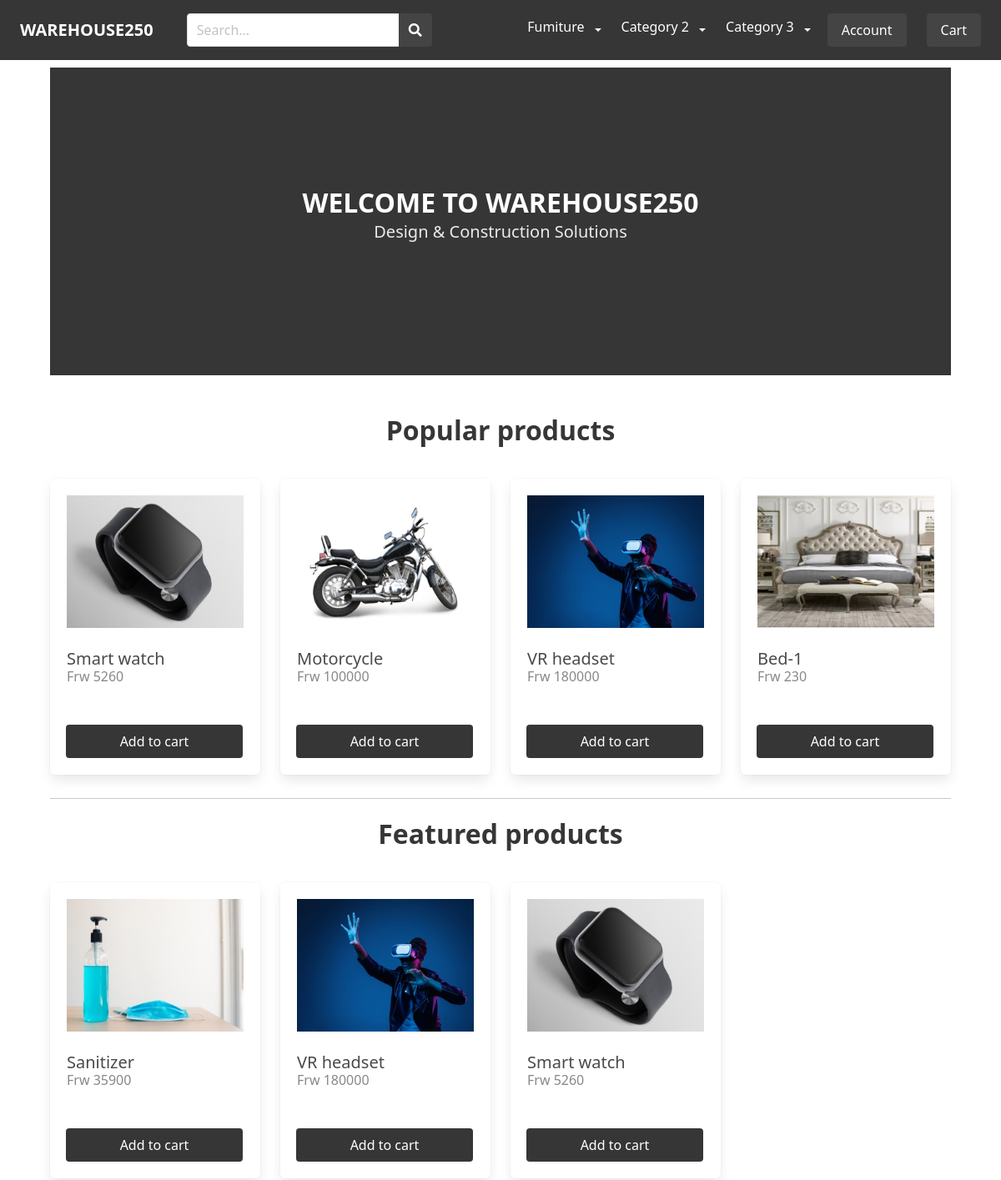
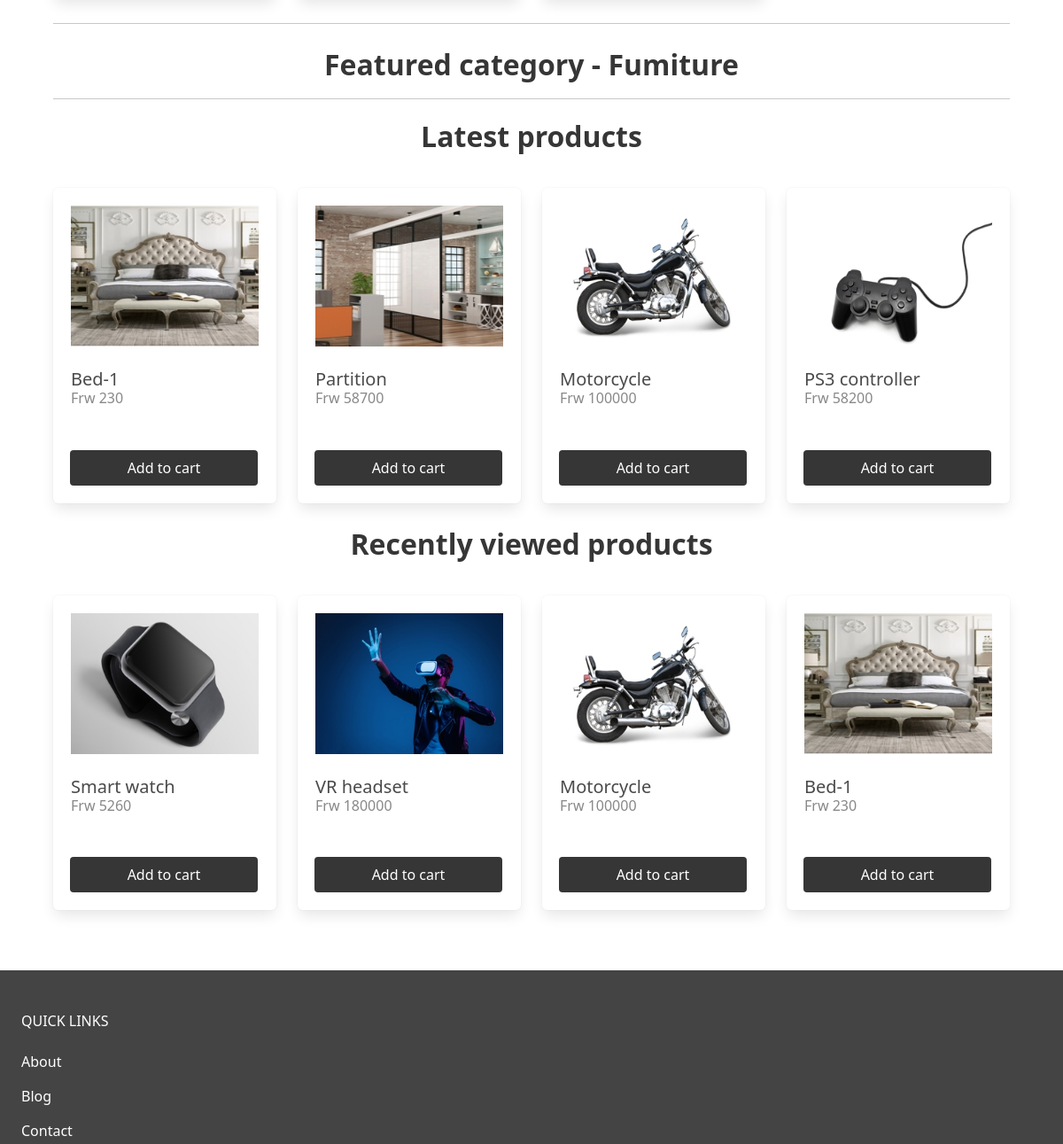
The app's page / (upper part), older data (2 pictures, top to bottom).
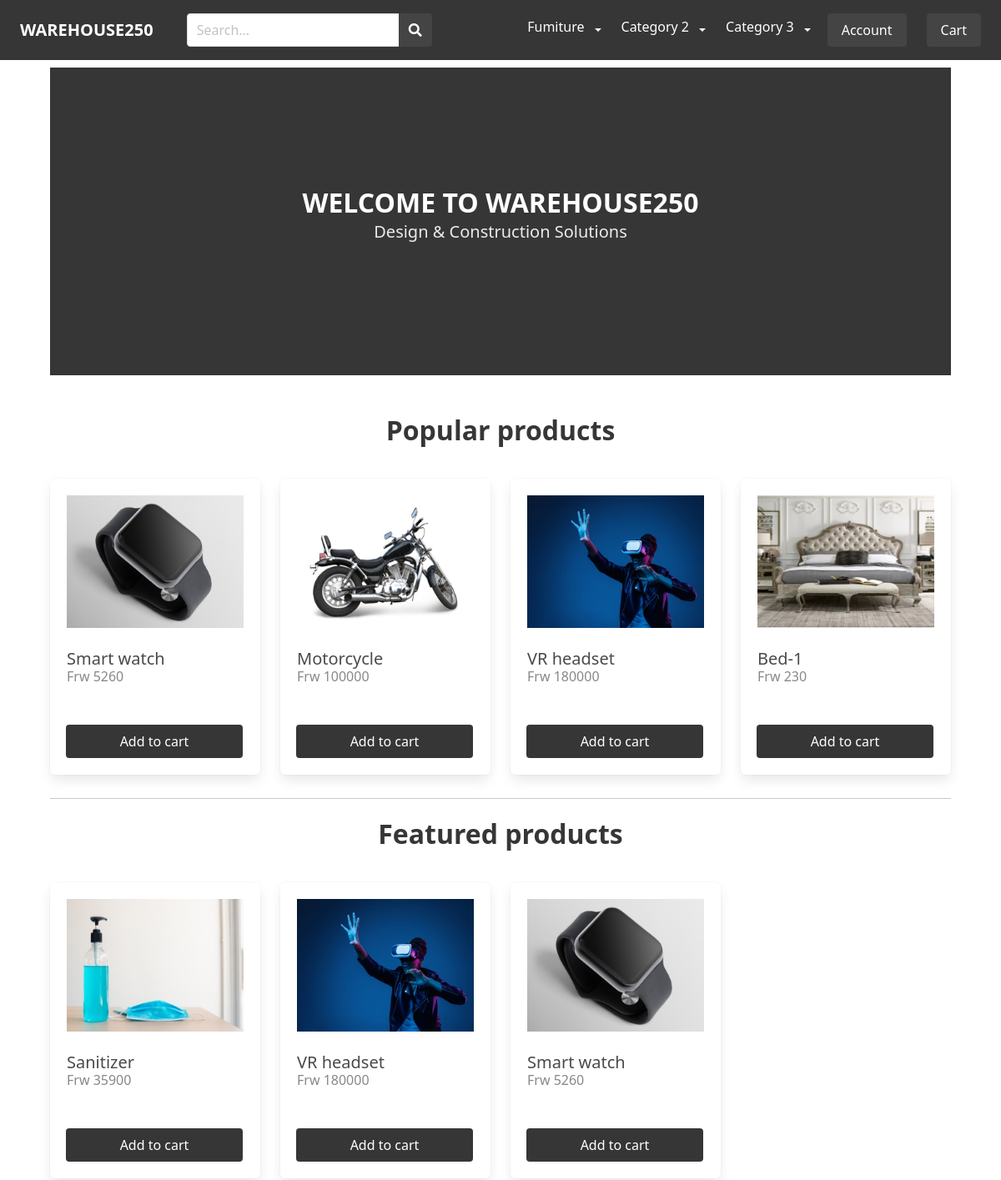
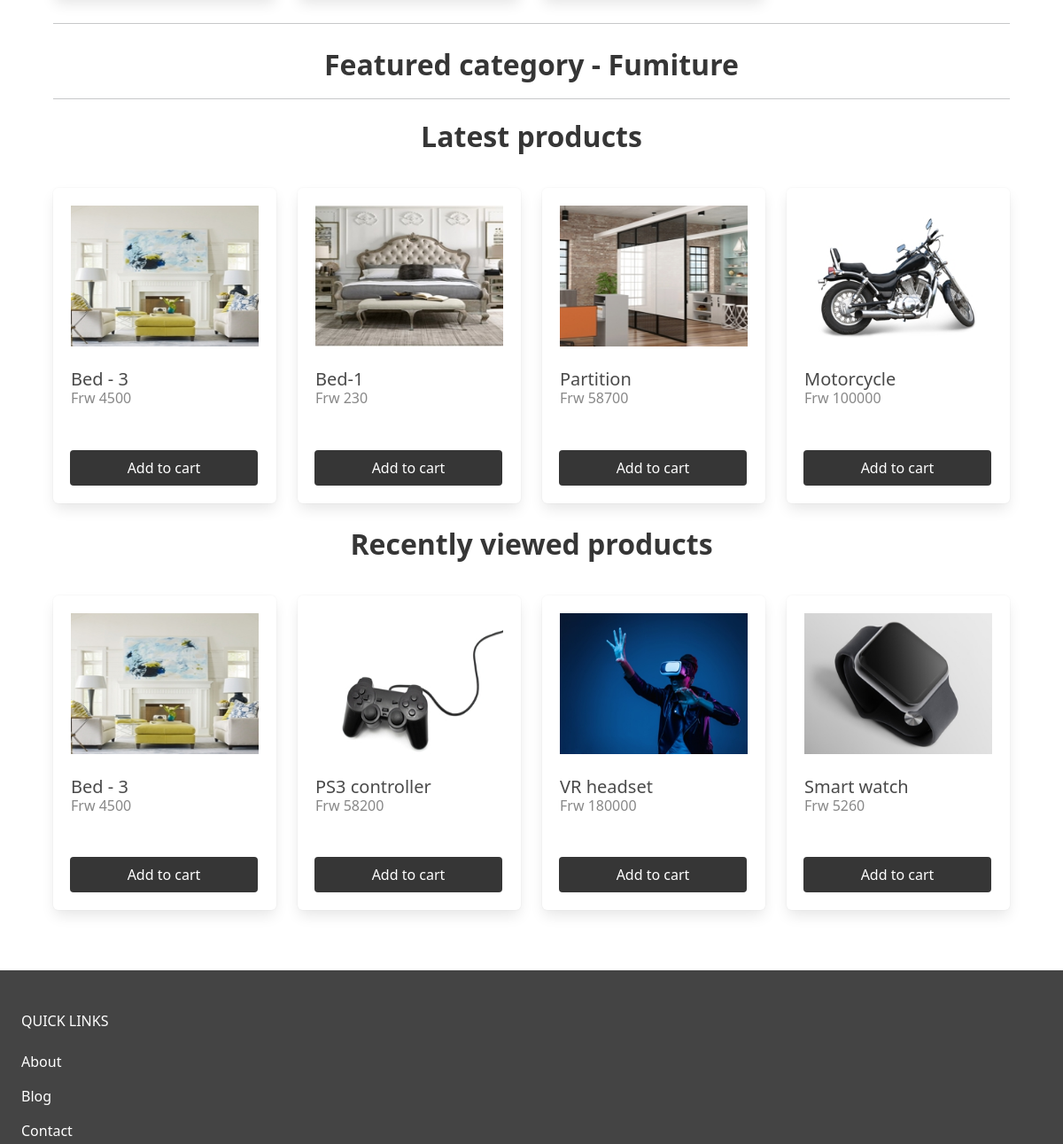
The same page, newer data (2 pictures, top to bottom).
### apps/product/models.py (models this page shows, shortened)
class Category(models.Model):
    title = models.CharField(max_length=255)
    slug = models.SlugField(max_length=255)
    ordering = models.IntegerField(default=0)
    is_featured = models.BooleanField(default=False)
    class Meta:
        ordering = ['ordering']
        verbose_name_plural = 'Categories'

class Product(models.Model):
    category = models.ForeignKey(
        SubSubCategory, related_name='products', on_delete=models.CASCADE)
    parent = models.ForeignKey(
        'self', related_name='variants', on_delete=models.CASCADE, blank=True, null=True)
    vendor = models.ForeignKey(
        Vendor, related_name='products', on_delete=models.CASCADE)
    title = models.CharField(max_length=255)
    slug = models.SlugField(max_length=255)
    description = models.TextField(blank=True, null=True)
    price = models.DecimalField(max_digits=6, decimal_places=0)
    date_added = models.DateTimeField(auto_now_add=True)
    image = models.ImageField(upload_to='uploads/', blank=True, null=True)
    thumbnail = models.ImageField(upload_to='uploads/', blank=True, null=True)
    is_featured = models.BooleanField(default=False)
    num_available = models.IntegerField(default=1)
    num_visits = models.IntegerField(default=0)
    last_visit = models.DateTimeField(blank=True, null=True)
    pickup_available = models.BooleanField(default=False)
    visible = models.BooleanField(default=False)
    class Meta:
        ordering = ['-date_added']
    def get_thumbnail(self):
        if self.thumbnail:
            return self.thumbnail.url

### apps/core/views.py (the view)
# urls.py: path('', views.frontpage, name='frontpage'),
def frontpage(request):
    newest_products = Product.objects.filter(
        parent=None)[0:4]
    featured_products = Product.objects.filter(is_featured=True)[0:4]
    featured_categories = Category.objects.filter(is_featured=True)
    popular_products = Product.objects.all().order_by('-num_visits')[0:4]
    recently_viewed_products = Product.objects.all().order_by(
        '-last_visit')[0:4]
    return render(request, 'core/frontpage.html', {'newest_products': newest_products, 'featured_products': featured_products, 'featured_categories': featured_categories, 'popular_products': popular_products, 'recently_viewed_products': recently_viewed_products})

### apps/cart/cart.py (called while the page is built)
    def __len__(self):
        sum_quantity = 0
        for item in self.cart.values():
            if 'quantity' in item:
                sum_quantity += item['quantity']
        return sum_quantity

### apps/cart/context_processors.py (called while the page is built)
def cart(request):
    return {'cart': Cart(request)}

### apps/product/context_processors.py (called while the page is built)
def menu_categories(request):
    categories = Category.objects.all()
    for category in categories:
        subcategories = SubCategory.objects.filter(category=category)
        for subcategory in subcategories:
            subsubcategories = SubSubCategory.objects.filter(sub_category = subcategory)
            if len(subsubcategories) > 0:
                subcategory.children = subsubcategories
                subcategory.has_children = True
            else:
                subcategory.has_children = False
        if len(subcategories) > 0:
            category.children = subcategories
            category.has_children = True
        else:
            category.has_children = False
    return {'menu_categories': categories}

### apps/core/templates/core/frontpage.html (shortened to what this page needs)
{% extends 'core/base.html' %}
{% block content %}
    <section class="hero is-medium is-dark">
        <div class="hero-body">
                <div class="container has-text-centered">
                    <p class="title">
                        WELCOME TO WAREHOUSE250
                    </p>
                     <p class="subtitle">
                        Design & Construction Solutions
                    </p>
            </div>
        </div>
    </section>
    <div class="columns is-multiline mb-2">
        <div class="column is-12 mt-5 mb-2">
            <h2 class="title has-text-centered">Popular products</h2>
        </div>
        {% for product in popular_products %}
            {% include 'product/parts/list_item.html' %}
        {% endfor %}
    </div>
    <hr>
    <div class="columns is-multiline mb-2">
        <div class="column is-12 mt-2 mb-2">
            <h2 class="title has-text-centered">Featured products</h2>
        </div>
        {% for product in featured_products %}
            {% include 'product/parts/list_item.html' %}
        {% endfor %}
    </div>
    <hr>
    <div class="featured-categories">
        {% for category in featured_categories %}
            <div class="column is-12 mt-2 mb-2">
                <h2 class="title has-text-centered">Featured category - {{ category.title }}</h2>
            </div>
        {% endfor %}
    </div>
     <hr>
    <div class="columns is-multiline mb-2">
        <div class="column is-12 mt-2 mb-2">
            <h2 class="title has-text-centered">Latest products</h2>
        </div>
        {% for product in newest_products %}
            {% include 'product/parts/list_item.html' %}
        {% endfor %}
    </div>
     <div class="columns is-multiline mb-2">
        <div class="column is-12 mt-2 mb-2">
            <h2 class="title has-text-centered">Recently viewed products</h2>
        </div>
        {% for product in recently_viewed_products %}
            {% include 'product/parts/list_item.html' %}
        {% endfor %}
    </div>
{% endblock %}

### apps/core/templates/core/base.html (shortened to what this page needs)
{% load static %}
<!DOCTYPE html>
<html>
    <head>
        <link rel="stylesheet" href="https://cdn.jsdelivr.net/npm/bulma@0.9.1/css/bulma.min.css">
        <link rel="stylesheet" href="https://cdnjs.cloudflare.com/ajax/libs/font-awesome/5.15.3/css/all.min.css">
        <link rel="stylesheet" href="{% static 'styles/main.css' %}">
        <link href="https://cdn.jsdelivr.net/npm/bootstrap@5.0.0-beta2/dist/css/bootstrap.min.css" rel="stylesheet">
    </head>
    <body>
        <nav class="navbar navbar-expand-lg is-dark is-fixed-top">
            <div class="container-fluid">
               <div class="navbar-brand">
                <a href="/" class="navbar-item"><strong>WAREHOUSE250</strong></a>
            </div>
             <div class="collapse navbar-collapse" id="main_nav">
                <div class="navbar-start">
                    <div class="navbar-item">
                        <form method="get" action="{% url 'search' %}">
                            <div class="field has-addons">
                                <div class="control">
                                    <input type="text" class="input" placeholder="Search..." name="query">
                                </div>
                                <div class="control">
                                    <button class="button is-dark">
                                        <span class="icon"><i class="fas fa-search"></i></span>
                                    </button>
                                </div>
                            </div>
                        </form>
                    </div>
                </div>
               <ul class="navbar-nav">
                {% for category in menu_categories %}
                    {% if category.has_children %}
                        <li class="nav-item dropdown">
                            <a class="dropdown-item main-item" href="{% url 'category' category.slug %}" >
                                {{ category.title }}
                            </a>
                            <a class="nav-link dropdown-toggle" href="#" data-bs-toggle="dropdown"> </a>
                        </li>
                    {% else %}
                        <li class="nav-item"><a class="nav-link" href="{% url 'category' category.slug %}"> {{ category.title }} </a></li>
                    {% endif %}
                {% endfor %}
               </ul>
               <div class="navbar-item">
                {% if request.user.is_authenticated%}
                    {% if request.session.customer %}
                        <a href="{% url 'myaccount' %}" class="button is-dark">{{ request.session.username }}</a>
                    {% else %}
                        <a href="{% url 'vendor_admin' %}" class="button is-dark">{{ request.session.username }}</a>
                    {% endif %}
            </div>
            <div class="navbar-item">
                <a href="{% url 'logout' %}" class="button is-danger ">Log out</a>
                {% else %}
                <a href="{% url 'login' %}" class="button is-dark">Account</a>
                {% endif %}
            </div>
            <div class="navbar-item">
                <a href="{% url 'cart' %}" class="button is-dark">Cart{% if cart %} ({{ cart|length }}){% endif %}</a>
            </div>
             </div>
            </div>
           </nav>
        <section class="section">
            <div class="container">
            {% block content %}
            {% endblock  %}
            </div>
        </section>
        <footer class="footer">
            <h3 class="is-size-6 mb-4">QUICK LINKS</h3>
            <a href="{% url 'about' %}">About</a><br>
            <a href="{% url 'index' %}">Blog</a><br>
            <a href="{% url 'contact' %}">Contact</a><br>
            <a href="{% url 'vendors' %}">Vendors</a><br>
            <a href="{% url 'pricing' %}">Pricing</a><br>
            <a href="{% url 'become_customer' %}">Become a customer</a><br>
        </footer>
    </body>
</html>

### apps/product/templates/product/parts/list_item.html (shortened to what this page needs)
<div class="column is-3 product-list-item">
    <div class="box">
        <figure class="image is-4by3 mb-4">
            <a href="{% url 'product' product.category.sub_category.category.slug product.category.sub_category.slug product.category.slug product.slug %}">
                <img src="{{ product.get_thumbnail }}">
            </a>
        </figure>
        <h2 class="subtitle">{{ product.title }}</h2>
        <h3 class="price is-size-6 mb-5">Frw {{ product.price }}</h3>
        <form method="post" action=".">
            <div class="field has-addons">
                    <button class="button is-dark is-fullwidth">Add to cart</button>
            </div>
        </form>
    </div>
</div>

Row changes from the older to the newer data that the page shows:
no longer on one of the page's lists (row edited): Product: title "Motorcycle", price "100000"
no longer on one of the page's lists (row edited): Product: title "Bed-1", price "230"
changed Product "VR headset": moves up the list
added Product: get_thumbnail (picture), title "Bed - 3", price "4500"
changed Product "PS3 controller": moves from the list under "Latest products" to the list under "Recently viewed products"
